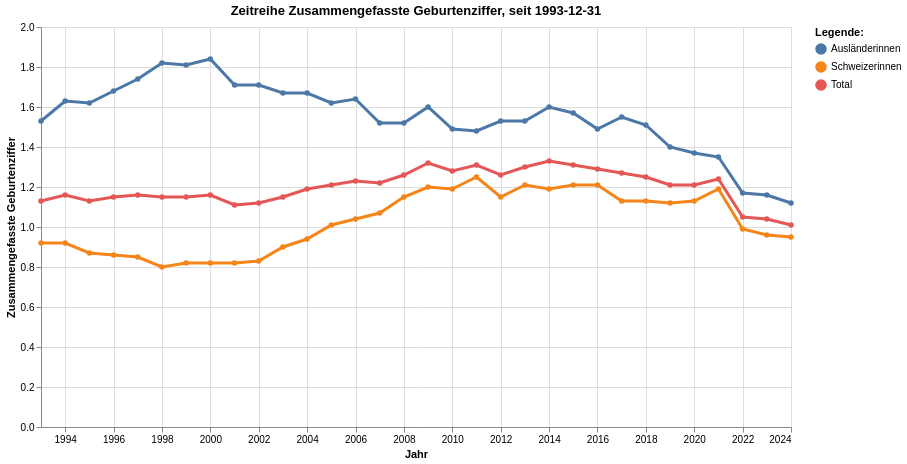

The notebook cell saved with this chart:
### Markdown cell above
#### Zeitreihe Zusammengefasste Geburtenziffer

### Code cell
grafik1 = mypy_dv.plot_altair_multiline_highlight(
    data = data2betested.reset_index()
    ,x = 'StichtagDatJahr'
    ,y = 'ZGZ_noDM'
    ,x_beschriftung = 'Jahr'
    , y_beschriftung = 'Zusammengefasste Geburtenziffer'
    ,category = "HerkunftMutterLang"
    ,category_beschriftung= 'Legende:'
    ,warning_status = "ignore" #always or ignore
    ,myTitle="Zeitreihe Zusammengefasste Geburtenziffer, seit "+data_min_date
)
grafik1

### Figure 1 — Vega-Lite specification as saved in the notebook (floating-point values rounded to 4 significant figures)
{"config": {"view": {"continuousWidth": 300, "continuousHeight": 300}}, "layer": [{"mark": {"type": "circle"}, "encoding": {"color": {"field": "HerkunftMutterLang", "legend": {"orient": "right", "title": "Legende:"}, "type": "nominal"}, "opacity": {"value": 1.3}, "tooltip": [{"field": "StichtagDatJahr", "type": "temporal"}, {"field": "HerkunftMutterLang", "type": "nominal"}, {"field": "ZGZ_noDM", "type": "quantitative"}], "x": {"axis": {"title": "Jahr"}, "field": "StichtagDatJahr", "type": "temporal"}, "y": {"axis": {"title": "Zusammengefasste Geburtenziffer"}, "field": "ZGZ_noDM", "type": "quantitative"}}, "name": "view_1", "title": "Zeitreihe Zusammengefasste Geburtenziffer, seit 1993-12-31"}, {"mark": {"type": "line"}, "encoding": {"color": {"field": "HerkunftMutterLang", "legend": {"orient": "right", "title": "Legende:"}, "type": "nominal"}, "size": {"condition": {"test": {"not": {"param": "param_1"}}, "value": 1.2}, "value": 3}, "tooltip": [{"field": "StichtagDatJahr", "type": "temporal"}, {"field": "HerkunftMutterLang", "type": "nominal"}, {"field": "ZGZ_noDM", "type": "quantitative"}], "x": {"axis": {"title": "Jahr"}, "field": "StichtagDatJahr", "type": "temporal"}, "y": {"axis": {"title": "Zusammengefasste Geburtenziffer"}, "field": "ZGZ_noDM", "type": "quantitative"}}, "title": "Zeitreihe Zusammengefasste Geburtenziffer, seit 1993-12-31"}], "data": {"name": "data-50120c60bcad3107d13b395221493380"}, "height": 400, "params": [{"name": "param_1", "select": {"type": "point", "fields": ["HerkunftMutterLang"], "nearest": true, "on": "pointerover"}, "views": ["view_1"]}], "width": 750, "$schema": "https://vega.github.io/schema/vega-lite/v5.8.0.json", "datasets": {"data-50120c60bcad3107d13b395221493380": [{"StichtagDatJahr": "1993-01-01T00:00:00", "HerkunftMutterCd": 0, "HerkunftMutterLang": "Total", "ZGZ_noDM": 1.13, "StichtagDatJahr_str": "1993-01-01", "Jahr": "1993-01-01T00:00:00", "Jahr_end": "1993-12-31T00:00:00", "Jahr_nbr": 1993}, {"StichtagDatJahr": "1993-01-01T00:00:00", "HerkunftMutterCd": 1, "HerkunftMutterLang": "Schweizerinnen", "ZGZ_noDM": 0.92, "StichtagDatJahr_str": "1993-01-01", "Jahr": "1993-01-01T00:00:00", "Jahr_end": "1993-12-31T00:00:00", "Jahr_nbr": 1993}, {"StichtagDatJahr": "1993-01-01T00:00:00", "HerkunftMutterCd": 2, "HerkunftMutterLang": "Ausländerinnen", "ZGZ_noDM": 1.53, "StichtagDatJahr_str": "1993-01-01", "Jahr": "1993-01-01T00:00:00", "Jahr_end": "1993-12-31T00:00:00", "Jahr_nbr": 1993}, {"StichtagDatJahr": "1994-01-01T00:00:00", "HerkunftMutterCd": 1, "HerkunftMutterLang": "Schweizerinnen", "ZGZ_noDM": 0.92, "StichtagDatJahr_str": "1994-01-01", "Jahr": "1994-01-01T00:00:00", "Jahr_end": "1994-12-31T00:00:00", "Jahr_nbr": 1994}, {"StichtagDatJahr": "1994-01-01T00:00:00", "HerkunftMutterCd": 2, "HerkunftMutterLang": "Ausländerinnen", "ZGZ_noDM": 1.63, "StichtagDatJahr_str": "1994-01-01", "Jahr": "1994-01-01T00:00:00", "Jahr_end": "1994-12-31T00:00:00", "Jahr_nbr": 1994}, {"StichtagDatJahr": "1994-01-01T00:00:00", "HerkunftMutterCd": 0, "HerkunftMutterLang": "Total", "ZGZ_noDM": 1.16, "StichtagDatJahr_str": "1994-01-01", "Jahr": "1994-01-01T00:00:00", "Jahr_end": "1994-12-31T00:00:00", "Jahr_nbr": 1994}, {"StichtagDatJahr": "1995-01-01T00:00:00", "HerkunftMutterCd": 0, "HerkunftMutterLang": "Total", "ZGZ_noDM": 1.13, "StichtagDatJahr_str": "1995-01-01", "Jahr": "1995-01-01T00:00:00", "Jahr_end": "1995-12-31T00:00:00", "Jahr_nbr": 1995}, {"StichtagDatJahr": "1995-01-01T00:00:00", "HerkunftMutterCd": 1, "HerkunftMutterLang": "Schweizerinnen", "ZGZ_noDM": 0.87, "StichtagDatJahr_str": "1995-01-01", "Jahr": "1995-01-01T00:00:00", "Jahr_end": "1995-12-31T00:00:00", "Jahr_nbr": 1995}, {"StichtagDatJahr": "1995-01-01T00:00:00", "HerkunftMutterCd": 2, "HerkunftMutterLang": "Ausländerinnen", "ZGZ_noDM": 1.62, "StichtagDatJahr_str": "1995-01-01", "Jahr": "1995-01-01T00:00:00", "Jahr_end": "1995-12-31T00:00:00", "Jahr_nbr": 1995}, {"StichtagDatJahr": "1996-01-01T00:00:00", "HerkunftMutterCd": 0, "HerkunftMutterLang": "Total", "ZGZ_noDM": 1.15, "StichtagDatJahr_str": "1996-01-01", "Jahr": "1996-01-01T00:00:00", "Jahr_end": "1996-12-31T00:00:00", "Jahr_nbr": 1996}, {"StichtagDatJahr": "1996-01-01T00:00:00", "HerkunftMutterCd": 1, "HerkunftMutterLang": "Schweizerinnen", "ZGZ_noDM": 0.86, "StichtagDatJahr_str": "1996-01-01", "Jahr": "1996-01-01T00:00:00", "Jahr_end": "1996-12-31T00:00:00", "Jahr_nbr": 1996}, {"StichtagDatJahr": "1996-01-01T00:00:00", "HerkunftMutterCd": 2, "HerkunftMutterLang": "Ausländerinnen", "ZGZ_noDM": 1.68, "StichtagDatJahr_str": "1996-01-01", "Jahr": "1996-01-01T00:00:00", "Jahr_end": "1996-12-31T00:00:00", "Jahr_nbr": 1996}, {"StichtagDatJahr": "1997-01-01T00:00:00", "HerkunftMutterCd": 1, "HerkunftMutterLang": "Schweizerinnen", "ZGZ_noDM": 0.85, "StichtagDatJahr_str": "1997-01-01", "Jahr": "1997-01-01T00:00:00", "Jahr_end": "1997-12-31T00:00:00", "Jahr_nbr": 1997}, {"StichtagDatJahr": "1997-01-01T00:00:00", "HerkunftMutterCd": 2, "HerkunftMutterLang": "Ausländerinnen", "ZGZ_noDM": 1.74, "StichtagDatJahr_str": "1997-01-01", "Jahr": "1997-01-01T00:00:00", "Jahr_end": "1997-12-31T00:00:00", "Jahr_nbr": 1997}, {"StichtagDatJahr": "1997-01-01T00:00:00", "HerkunftMutterCd": 0, "HerkunftMutterLang": "Total", "ZGZ_noDM": 1.16, "StichtagDatJahr_str": "1997-01-01", "Jahr": "1997-01-01T00:00:00", "Jahr_end": "1997-12-31T00:00:00", "Jahr_nbr": 1997}, {"StichtagDatJahr": "1998-01-01T00:00:00", "HerkunftMutterCd": 2, "HerkunftMutterLang": "Ausländerinnen", "ZGZ_noDM": 1.82, "StichtagDatJahr_str": "1998-01-01", "Jahr": "1998-01-01T00:00:00", "Jahr_end": "1998-12-31T00:00:00", "Jahr_nbr": 1998}, {"StichtagDatJahr": "1998-01-01T00:00:00", "HerkunftMutterCd": 0, "HerkunftMutterLang": "Total", "ZGZ_noDM": 1.15, "StichtagDatJahr_str": "1998-01-01", "Jahr": "1998-01-01T00:00:00", "Jahr_end": "1998-12-31T00:00:00", "Jahr_nbr": 1998}, {"StichtagDatJahr": "1998-01-01T00:00:00", "HerkunftMutterCd": 1, "HerkunftMutterLang": "Schweizerinnen", "ZGZ_noDM": 0.8, "StichtagDatJahr_str": "1998-01-01", "Jahr": "1998-01-01T00:00:00", "Jahr_end": "1998-12-31T00:00:00", "Jahr_nbr": 1998}, {"StichtagDatJahr": "1999-01-01T00:00:00", "HerkunftMutterCd": 0, "HerkunftMutterLang": "Total", "ZGZ_noDM": 1.15, "StichtagDatJahr_str": "1999-01-01", "Jahr": "1999-01-01T00:00:00", "Jahr_end": "1999-12-31T00:00:00", "Jahr_nbr": 1999}, {"StichtagDatJahr": "1999-01-01T00:00:00", "HerkunftMutterCd": 1, "HerkunftMutterLang": "Schweizerinnen", "ZGZ_noDM": 0.82, "StichtagDatJahr_str": "1999-01-01", "Jahr": "1999-01-01T00:00:00", "Jahr_end": "1999-12-31T00:00:00", "Jahr_nbr": 1999}, {"StichtagDatJahr": "1999-01-01T00:00:00", "HerkunftMutterCd": 2, "HerkunftMutterLang": "Ausländerinnen", "ZGZ_noDM": 1.81, "StichtagDatJahr_str": "1999-01-01", "Jahr": "1999-01-01T00:00:00", "Jahr_end": "1999-12-31T00:00:00", "Jahr_nbr": 1999}, {"StichtagDatJahr": "2000-01-01T00:00:00", "HerkunftMutterCd": 0, "HerkunftMutterLang": "Total", "ZGZ_noDM": 1.16, "StichtagDatJahr_str": "2000-01-01", "Jahr": "2000-01-01T00:00:00", "Jahr_end": "2000-12-31T00:00:00", "Jahr_nbr": 2000}, {"StichtagDatJahr": "2000-01-01T00:00:00", "HerkunftMutterCd": 1, "HerkunftMutterLang": "Schweizerinnen", "ZGZ_noDM": 0.82, "StichtagDatJahr_str": "2000-01-01", "Jahr": "2000-01-01T00:00:00", "Jahr_end": "2000-12-31T00:00:00", "Jahr_nbr": 2000}, {"StichtagDatJahr": "2000-01-01T00:00:00", "HerkunftMutterCd": 2, "HerkunftMutterLang": "Ausländerinnen", "ZGZ_noDM": 1.84, "StichtagDatJahr_str": "2000-01-01", "Jahr": "2000-01-01T00:00:00", "Jahr_end": "2000-12-31T00:00:00", "Jahr_nbr": 2000}, {"StichtagDatJahr": "2001-01-01T00:00:00", "HerkunftMutterCd": 0, "HerkunftMutterLang": "Total", "ZGZ_noDM": 1.11, "StichtagDatJahr_str": "2001-01-01", "Jahr": "2001-01-01T00:00:00", "Jahr_end": "2001-12-31T00:00:00", "Jahr_nbr": 2001}, {"StichtagDatJahr": "2001-01-01T00:00:00", "HerkunftMutterCd": 1, "HerkunftMutterLang": "Schweizerinnen", "ZGZ_noDM": 0.82, "StichtagDatJahr_str": "2001-01-01", "Jahr": "2001-01-01T00:00:00", "Jahr_end": "2001-12-31T00:00:00", "Jahr_nbr": 2001}, {"StichtagDatJahr": "2001-01-01T00:00:00", "HerkunftMutterCd": 2, "HerkunftMutterLang": "Ausländerinnen", "ZGZ_noDM": 1.71, "StichtagDatJahr_str": "2001-01-01", "Jahr": "2001-01-01T00:00:00", "Jahr_end": "2001-12-31T00:00:00", "Jahr_nbr": 2001}, {"StichtagDatJahr": "2002-01-01T00:00:00", "HerkunftMutterCd": 1, "HerkunftMutterLang": "Schweizerinnen", "ZGZ_noDM": 0.83, "StichtagDatJahr_str": "2002-01-01", "Jahr": "2002-01-01T00:00:00", "Jahr_end": "2002-12-31T00:00:00", "Jahr_nbr": 2002}, {"StichtagDatJahr": "2002-01-01T00:00:00", "HerkunftMutterCd": 2, "HerkunftMutterLang": "Ausländerinnen", "ZGZ_noDM": 1.71, "StichtagDatJahr_str": "2002-01-01", "Jahr": "2002-01-01T00:00:00", "Jahr_end": "2002-12-31T00:00:00", "Jahr_nbr": 2002}, {"StichtagDatJahr": "2002-01-01T00:00:00", "HerkunftMutterCd": 0, "HerkunftMutterLang": "Total", "ZGZ_noDM": 1.12, "StichtagDatJahr_str": "2002-01-01", "Jahr": "2002-01-01T00:00:00", "Jahr_end": "2002-12-31T00:00:00", "Jahr_nbr": 2002}, {"StichtagDatJahr": "2003-01-01T00:00:00", "HerkunftMutterCd": 0, "HerkunftMutterLang": "Total", "ZGZ_noDM": 1.15, "StichtagDatJahr_str": "2003-01-01", "Jahr": "2003-01-01T00:00:00", "Jahr_end": "2003-12-31T00:00:00", "Jahr_nbr": 2003}, {"StichtagDatJahr": "2003-01-01T00:00:00", "HerkunftMutterCd": 1, "HerkunftMutterLang": "Schweizerinnen", "ZGZ_noDM": 0.9, "StichtagDatJahr_str": "2003-01-01", "Jahr": "2003-01-01T00:00:00", "Jahr_end": "2003-12-31T00:00:00", "Jahr_nbr": 2003}, {"StichtagDatJahr": "2003-01-01T00:00:00", "HerkunftMutterCd": 2, "HerkunftMutterLang": "Ausländerinnen", "ZGZ_noDM": 1.67, "StichtagDatJahr_str": "2003-01-01", "Jahr": "2003-01-01T00:00:00", "Jahr_end": "2003-12-31T00:00:00", "Jahr_nbr": 2003}, {"StichtagDatJahr": "2004-01-01T00:00:00", "HerkunftMutterCd": 0, "HerkunftMutterLang": "Total", "ZGZ_noDM": 1.19, "StichtagDatJahr_str": "2004-01-01", "Jahr": "2004-01-01T00:00:00", "Jahr_end": "2004-12-31T00:00:00", "Jahr_nbr": 2004}, {"StichtagDatJahr": "2004-01-01T00:00:00", "HerkunftMutterCd": 1, "HerkunftMutterLang": "Schweizerinnen", "ZGZ_noDM": 0.94, "StichtagDatJahr_str": "2004-01-01", "Jahr": "2004-01-01T00:00:00", "Jahr_end": "2004-12-31T00:00:00", "Jahr_nbr": 2004}, {"StichtagDatJahr": "2004-01-01T00:00:00", "HerkunftMutterCd": 2, "HerkunftMutterLang": "Ausländerinnen", "ZGZ_noDM": 1.67, "StichtagDatJahr_str": "2004-01-01", "Jahr": "2004-01-01T00:00:00", "Jahr_end": "2004-12-31T00:00:00", "Jahr_nbr": 2004}, {"StichtagDatJahr": "2005-01-01T00:00:00", "HerkunftMutterCd": 0, "HerkunftMutterLang": "Total", "ZGZ_noDM": 1.21, "StichtagDatJahr_str": "2005-01-01", "Jahr": "2005-01-01T00:00:00", "Jahr_end": "2005-12-31T00:00:00", "Jahr_nbr": 2005}, {"StichtagDatJahr": "2005-01-01T00:00:00", "HerkunftMutterCd": 1, "HerkunftMutterLang": "Schweizerinnen", "ZGZ_noDM": 1.01, "StichtagDatJahr_str": "2005-01-01", "Jahr": "2005-01-01T00:00:00", "Jahr_end": "2005-12-31T00:00:00", "Jahr_nbr": 2005}, {"StichtagDatJahr": "2005-01-01T00:00:00", "HerkunftMutterCd": 2, "HerkunftMutterLang": "Ausländerinnen", "ZGZ_noDM": 1.62, "StichtagDatJahr_str": "2005-01-01", "Jahr": "2005-01-01T00:00:00", "Jahr_end": "2005-12-31T00:00:00", "Jahr_nbr": 2005}, {"StichtagDatJahr": "2006-01-01T00:00:00", "HerkunftMutterCd": 2, "HerkunftMutterLang": "Ausländerinnen", "ZGZ_noDM": 1.64, "StichtagDatJahr_str": "2006-01-01", "Jahr": "2006-01-01T00:00:00", "Jahr_end": "2006-12-31T00:00:00", "Jahr_nbr": 2006}, {"StichtagDatJahr": "2006-01-01T00:00:00", "HerkunftMutterCd": 0, "HerkunftMutterLang": "Total", "ZGZ_noDM": 1.23, "StichtagDatJahr_str": "2006-01-01", "Jahr": "2006-01-01T00:00:00", "Jahr_end": "2006-12-31T00:00:00", "Jahr_nbr": 2006}, {"StichtagDatJahr": "2006-01-01T00:00:00", "HerkunftMutterCd": 1, "HerkunftMutterLang": "Schweizerinnen", "ZGZ_noDM": 1.04, "StichtagDatJahr_str": "2006-01-01", "Jahr": "2006-01-01T00:00:00", "Jahr_end": "2006-12-31T00:00:00", "Jahr_nbr": 2006}, {"StichtagDatJahr": "2007-01-01T00:00:00", "HerkunftMutterCd": 0, "HerkunftMutterLang": "Total", "ZGZ_noDM": 1.22, "StichtagDatJahr_str": "2007-01-01", "Jahr": "2007-01-01T00:00:00", "Jahr_end": "2007-12-31T00:00:00", "Jahr_nbr": 2007}, {"StichtagDatJahr": "2007-01-01T00:00:00", "HerkunftMutterCd": 1, "HerkunftMutterLang": "Schweizerinnen", "ZGZ_noDM": 1.07, "StichtagDatJahr_str": "2007-01-01", "Jahr": "2007-01-01T00:00:00", "Jahr_end": "2007-12-31T00:00:00", "Jahr_nbr": 2007}, {"StichtagDatJahr": "2007-01-01T00:00:00", "HerkunftMutterCd": 2, "HerkunftMutterLang": "Ausländerinnen", "ZGZ_noDM": 1.52, "StichtagDatJahr_str": "2007-01-01", "Jahr": "2007-01-01T00:00:00", "Jahr_end": "2007-12-31T00:00:00", "Jahr_nbr": 2007}, {"StichtagDatJahr": "2008-01-01T00:00:00", "HerkunftMutterCd": 0, "HerkunftMutterLang": "Total", "ZGZ_noDM": 1.26, "StichtagDatJahr_str": "2008-01-01", "Jahr": "2008-01-01T00:00:00", "Jahr_end": "2008-12-31T00:00:00", "Jahr_nbr": 2008}, {"StichtagDatJahr": "2008-01-01T00:00:00", "HerkunftMutterCd": 1, "HerkunftMutterLang": "Schweizerinnen", "ZGZ_noDM": 1.15, "StichtagDatJahr_str": "2008-01-01", "Jahr": "2008-01-01T00:00:00", "Jahr_end": "2008-12-31T00:00:00", "Jahr_nbr": 2008}, {"StichtagDatJahr": "2008-01-01T00:00:00", "HerkunftMutterCd": 2, "HerkunftMutterLang": "Ausländerinnen", "ZGZ_noDM": 1.52, "StichtagDatJahr_str": "2008-01-01", "Jahr": "2008-01-01T00:00:00", "Jahr_end": "2008-12-31T00:00:00", "Jahr_nbr": 2008}, {"StichtagDatJahr": "2009-01-01T00:00:00", "HerkunftMutterCd": 0, "HerkunftMutterLang": "Total", "ZGZ_noDM": 1.32, "StichtagDatJahr_str": "2009-01-01", "Jahr": "2009-01-01T00:00:00", "Jahr_end": "2009-12-31T00:00:00", "Jahr_nbr": 2009}, {"StichtagDatJahr": "2009-01-01T00:00:00", "HerkunftMutterCd": 1, "HerkunftMutterLang": "Schweizerinnen", "ZGZ_noDM": 1.2, "StichtagDatJahr_str": "2009-01-01", "Jahr": "2009-01-01T00:00:00", "Jahr_end": "2009-12-31T00:00:00", "Jahr_nbr": 2009}, {"StichtagDatJahr": "2009-01-01T00:00:00", "HerkunftMutterCd": 2, "HerkunftMutterLang": "Ausländerinnen", "ZGZ_noDM": 1.6, "StichtagDatJahr_str": "2009-01-01", "Jahr": "2009-01-01T00:00:00", "Jahr_end": "2009-12-31T00:00:00", "Jahr_nbr": 2009}, {"StichtagDatJahr": "2010-01-01T00:00:00", "HerkunftMutterCd": 2, "HerkunftMutterLang": "Ausländerinnen", "ZGZ_noDM": 1.49, "StichtagDatJahr_str": "2010-01-01", "Jahr": "2010-01-01T00:00:00", "Jahr_end": "2010-12-31T00:00:00", "Jahr_nbr": 2010}, {"StichtagDatJahr": "2010-01-01T00:00:00", "HerkunftMutterCd": 0, "HerkunftMutterLang": "Total", "ZGZ_noDM": 1.28, "StichtagDatJahr_str": "2010-01-01", "Jahr": "2010-01-01T00:00:00", "Jahr_end": "2010-12-31T00:00:00", "Jahr_nbr": 2010}, {"StichtagDatJahr": "2010-01-01T00:00:00", "HerkunftMutterCd": 1, "HerkunftMutterLang": "Schweizerinnen", "ZGZ_noDM": 1.19, "StichtagDatJahr_str": "2010-01-01", "Jahr": "2010-01-01T00:00:00", "Jahr_end": "2010-12-31T00:00:00", "Jahr_nbr": 2010}, {"StichtagDatJahr": "2011-01-01T00:00:00", "HerkunftMutterCd": 0, "HerkunftMutterLang": "Total", "ZGZ_noDM": 1.31, "StichtagDatJahr_str": "2011-01-01", "Jahr": "2011-01-01T00:00:00", "Jahr_end": "2011-12-31T00:00:00", "Jahr_nbr": 2011}, {"StichtagDatJahr": "2011-01-01T00:00:00", "HerkunftMutterCd": 1, "HerkunftMutterLang": "Schweizerinnen", "ZGZ_noDM": 1.25, "StichtagDatJahr_str": "2011-01-01", "Jahr": "2011-01-01T00:00:00", "Jahr_end": "2011-12-31T00:00:00", "Jahr_nbr": 2011}, {"StichtagDatJahr": "2011-01-01T00:00:00", "HerkunftMutterCd": 2, "HerkunftMutterLang": "Ausländerinnen", "ZGZ_noDM": 1.48, "StichtagDatJahr_str": "2011-01-01", "Jahr": "2011-01-01T00:00:00", "Jahr_end": "2011-12-31T00:00:00", "Jahr_nbr": 2011}, {"StichtagDatJahr": "2012-01-01T00:00:00", "HerkunftMutterCd": 0, "HerkunftMutterLang": "Total", "ZGZ_noDM": 1.26, "StichtagDatJahr_str": "2012-01-01", "Jahr": "2012-01-01T00:00:00", "Jahr_end": "2012-12-31T00:00:00", "Jahr_nbr": 2012}, {"StichtagDatJahr": "2012-01-01T00:00:00", "HerkunftMutterCd": 1, "HerkunftMutterLang": "Schweizerinnen", "ZGZ_noDM": 1.15, "StichtagDatJahr_str": "2012-01-01", "Jahr": "2012-01-01T00:00:00", "Jahr_end": "2012-12-31T00:00:00", "Jahr_nbr": 2012}, {"StichtagDatJahr": "2012-01-01T00:00:00", "HerkunftMutterCd": 2, "HerkunftMutterLang": "Ausländerinnen", "ZGZ_noDM": 1.53, "StichtagDatJahr_str": "2012-01-01", "Jahr": "2012-01-01T00:00:00", "Jahr_end": "2012-12-31T00:00:00", "Jahr_nbr": 2012}, {"StichtagDatJahr": "2013-01-01T00:00:00", "HerkunftMutterCd": 1, "HerkunftMutterLang": "Schweizerinnen", "ZGZ_noDM": 1.21, "StichtagDatJahr_str": "2013-01-01", "Jahr": "2013-01-01T00:00:00", "Jahr_end": "2013-12-31T00:00:00", "Jahr_nbr": 2013}, {"StichtagDatJahr": "2013-01-01T00:00:00", "HerkunftMutterCd": 2, "HerkunftMutterLang": "Ausländerinnen", "ZGZ_noDM": 1.53, "StichtagDatJahr_str": "2013-01-01", "Jahr": "2013-01-01T00:00:00", "Jahr_end": "2013-12-31T00:00:00", "Jahr_nbr": 2013}, {"StichtagDatJahr": "2013-01-01T00:00:00", "HerkunftMutterCd": 0, "HerkunftMutterLang": "Total", "ZGZ_noDM": 1.3, "StichtagDatJahr_str": "2013-01-01", "Jahr": "2013-01-01T00:00:00", "Jahr_end": "2013-12-31T00:00:00", "Jahr_nbr": 2013}, {"StichtagDatJahr": "2014-01-01T00:00:00", "HerkunftMutterCd": 0, "HerkunftMutterLang": "Total", "ZGZ_noDM": 1.33, "StichtagDatJahr_str": "2014-01-01", "Jahr": "2014-01-01T00:00:00", "Jahr_end": "2014-12-31T00:00:00", "Jahr_nbr": 2014}, {"StichtagDatJahr": "2014-01-01T00:00:00", "HerkunftMutterCd": 1, "HerkunftMutterLang": "Schweizerinnen", "ZGZ_noDM": 1.19, "StichtagDatJahr_str": "2014-01-01", "Jahr": "2014-01-01T00:00:00", "Jahr_end": "2014-12-31T00:00:00", "Jahr_nbr": 2014}, {"StichtagDatJahr": "2014-01-01T00:00:00", "HerkunftMutterCd": 2, "HerkunftMutterLang": "Ausländerinnen", "ZGZ_noDM": 1.6, "StichtagDatJahr_str": "2014-01-01", "Jahr": "2014-01-01T00:00:00", "Jahr_end": "2014-12-31T00:00:00", "Jahr_nbr": 2014}, {"StichtagDatJahr": "2015-01-01T00:00:00", "HerkunftMutterCd": 0, "HerkunftMutterLang": "Total", "ZGZ_noDM": 1.31, "StichtagDatJahr_str": "2015-01-01", "Jahr": "2015-01-01T00:00:00", "Jahr_end": "2015-12-31T00:00:00", "Jahr_nbr": 2015}, {"StichtagDatJahr": "2015-01-01T00:00:00", "HerkunftMutterCd": 1, "HerkunftMutterLang": "Schweizerinnen", "ZGZ_noDM": 1.21, "StichtagDatJahr_str": "2015-01-01", "Jahr": "2015-01-01T00:00:00", "Jahr_end": "2015-12-31T00:00:00", "Jahr_nbr": 2015}, {"StichtagDatJahr": "2015-01-01T00:00:00", "HerkunftMutterCd": 2, "HerkunftMutterLang": "Ausländerinnen", "ZGZ_noDM": 1.57, "StichtagDatJahr_str": "2015-01-01", "Jahr": "2015-01-01T00:00:00", "Jahr_end": "2015-12-31T00:00:00", "Jahr_nbr": 2015}, {"StichtagDatJahr": "2016-01-01T00:00:00", "HerkunftMutterCd": 0, "HerkunftMutterLang": "Total", "ZGZ_noDM": 1.29, "StichtagDatJahr_str": "2016-01-01", "Jahr": "2016-01-01T00:00:00", "Jahr_end": "2016-12-31T00:00:00", "Jahr_nbr": 2016}, {"StichtagDatJahr": "2016-01-01T00:00:00", "HerkunftMutterCd": 1, "HerkunftMutterLang": "Schweizerinnen", "ZGZ_noDM": 1.21, "StichtagDatJahr_str": "2016-01-01", "Jahr": "2016-01-01T00:00:00", "Jahr_end": "2016-12-31T00:00:00", "Jahr_nbr": 2016}, {"StichtagDatJahr": "2016-01-01T00:00:00", "HerkunftMutterCd": 2, "HerkunftMutterLang": "Ausländerinnen", "ZGZ_noDM": 1.49, "StichtagDatJahr_str": "2016-01-01", "Jahr": "2016-01-01T00:00:00", "Jahr_end": "2016-12-31T00:00:00", "Jahr_nbr": 2016}, {"StichtagDatJahr": "2017-01-01T00:00:00", "HerkunftMutterCd": 0, "HerkunftMutterLang": "Total", "ZGZ_noDM": 1.27, "StichtagDatJahr_str": "2017-01-01", "Jahr": "2017-01-01T00:00:00", "Jahr_end": "2017-12-31T00:00:00", "Jahr_nbr": 2017}, {"StichtagDatJahr": "2017-01-01T00:00:00", "HerkunftMutterCd": 1, "HerkunftMutterLang": "Schweizerinnen", "ZGZ_noDM": 1.13, "StichtagDatJahr_str": "2017-01-01", "Jahr": "2017-01-01T00:00:00", "Jahr_end": "2017-12-31T00:00:00", "Jahr_nbr": 2017}, {"StichtagDatJahr": "2017-01-01T00:00:00", "HerkunftMutterCd": 2, "HerkunftMutterLang": "Ausländerinnen", "ZGZ_noDM": 1.55, "StichtagDatJahr_str": "2017-01-01", "Jahr": "2017-01-01T00:00:00", "Jahr_end": "2017-12-31T00:00:00", "Jahr_nbr": 2017}, {"StichtagDatJahr": "2018-01-01T00:00:00", "HerkunftMutterCd": 0, "HerkunftMutterLang": "Total", "ZGZ_noDM": 1.25, "StichtagDatJahr_str": "2018-01-01", "Jahr": "2018-01-01T00:00:00", "Jahr_end": "2018-12-31T00:00:00", "Jahr_nbr": 2018}, {"StichtagDatJahr": "2018-01-01T00:00:00", "HerkunftMutterCd": 1, "HerkunftMutterLang": "Schweizerinnen", "ZGZ_noDM": 1.13, "StichtagDatJahr_str": "2018-01-01", "Jahr": "2018-01-01T00:00:00", "Jahr_end": "2018-12-31T00:00:00", "Jahr_nbr": 2018}, {"StichtagDatJahr": "2018-01-01T00:00:00", "HerkunftMutterCd": 2, "HerkunftMutterLang": "Ausländerinnen", "ZGZ_noDM": 1.51, "StichtagDatJahr_str": "2018-01-01", "Jahr": "2018-01-01T00:00:00", "Jahr_end": "2018-12-31T00:00:00", "Jahr_nbr": 2018}, {"StichtagDatJahr": "2019-01-01T00:00:00", "HerkunftMutterCd": 0, "HerkunftMutterLang": "Total", "ZGZ_noDM": 1.21, "StichtagDatJahr_str": "2019-01-01", "Jahr": "2019-01-01T00:00:00", "Jahr_end": "2019-12-31T00:00:00", "Jahr_nbr": 2019}, {"StichtagDatJahr": "2019-01-01T00:00:00", "HerkunftMutterCd": 1, "HerkunftMutterLang": "Schweizerinnen", "ZGZ_noDM": 1.12, "StichtagDatJahr_str": "2019-01-01", "Jahr": "2019-01-01T00:00:00", "Jahr_end": "2019-12-31T00:00:00", "Jahr_nbr": 2019}, {"StichtagDatJahr": "2019-01-01T00:00:00", "HerkunftMutterCd": 2, "HerkunftMutterLang": "Ausländerinnen", "ZGZ_noDM": 1.4, "StichtagDatJahr_str": "2019-01-01", "Jahr": "2019-01-01T00:00:00", "Jahr_end": "2019-12-31T00:00:00", "Jahr_nbr": 2019}, {"StichtagDatJahr": "2020-01-01T00:00:00", "HerkunftMutterCd": 0, "HerkunftMutterLang": "Total", "ZGZ_noDM": 1.21, "StichtagDatJahr_str": "2020-01-01", "Jahr": "2020-01-01T00:00:00", "Jahr_end": "2020-12-31T00:00:00", "Jahr_nbr": 2020}, {"StichtagDatJahr": "2020-01-01T00:00:00", "HerkunftMutterCd": 1, "HerkunftMutterLang": "Schweizerinnen", "ZGZ_noDM": 1.13, "StichtagDatJahr_str": "2020-01-01", "Jahr": "2020-01-01T00:00:00", "Jahr_end": "2020-12-31T00:00:00", "Jahr_nbr": 2020}, {"StichtagDatJahr": "2020-01-01T00:00:00", "HerkunftMutterCd": 2, "HerkunftMutterLang": "Ausländerinnen", "ZGZ_noDM": 1.37, "StichtagDatJahr_str": "2020-01-01", "Jahr": "2020-01-01T00:00:00", "Jahr_end": "2020-12-31T00:00:00", "Jahr_nbr": 2020}, {"StichtagDatJahr": "2021-01-01T00:00:00", "HerkunftMutterCd": 0, "HerkunftMutterLang": "Total", "ZGZ_noDM": 1.24, "StichtagDatJahr_str": "2021-01-01", "Jahr": "2021-01-01T00:00:00", "Jahr_end": "2021-12-31T00:00:00", "Jahr_nbr": 2021}, {"StichtagDatJahr": "2021-01-01T00:00:00", "HerkunftMutterCd": 1, "HerkunftMutterLang": "Schweizerinnen", "ZGZ_noDM": 1.19, "StichtagDatJahr_str": "2021-01-01", "Jahr": "2021-01-01T00:00:00", "Jahr_end": "2021-12-31T00:00:00", "Jahr_nbr": 2021}, {"StichtagDatJahr": "2021-01-01T00:00:00", "HerkunftMutterCd": 2, "HerkunftMutterLang": "Ausländerinnen", "ZGZ_noDM": 1.35, "StichtagDatJahr_str": "2021-01-01", "Jahr": "2021-01-01T00:00:00", "Jahr_end": "2021-12-31T00:00:00", "Jahr_nbr": 2021}, {"StichtagDatJahr": "2022-01-01T00:00:00", "HerkunftMutterCd": 0, "HerkunftMutterLang": "Total", "ZGZ_noDM": 1.05, "StichtagDatJahr_str": "2022-01-01", "Jahr": "2022-01-01T00:00:00", "Jahr_end": "2022-12-31T00:00:00", "Jahr_nbr": 2022}, {"StichtagDatJahr": "2022-01-01T00:00:00", "HerkunftMutterCd": 1, "HerkunftMutterLang": "Schweizerinnen", "ZGZ_noDM": 0.99, "StichtagDatJahr_str": "2022-01-01", "Jahr": "2022-01-01T00:00:00", "Jahr_end": "2022-12-31T00:00:00", "Jahr_nbr": 2022}, {"StichtagDatJahr": "2022-01-01T00:00:00", "HerkunftMutterCd": 2, "HerkunftMutterLang": "Ausländerinnen", "ZGZ_noDM": 1.17, "StichtagDatJahr_str": "2022-01-01", "Jahr": "2022-01-01T00:00:00", "Jahr_end": "2022-12-31T00:00:00", "Jahr_nbr": 2022}, {"StichtagDatJahr": "2023-01-01T00:00:00", "HerkunftMutterCd": 0, "HerkunftMutterLang": "Total", "ZGZ_noDM": 1.04, "StichtagDatJahr_str": "2023-01-01", "Jahr": "2023-01-01T00:00:00", "Jahr_end": "2023-12-31T00:00:00", "Jahr_nbr": 2023}, {"StichtagDatJahr": "2023-01-01T00:00:00", "HerkunftMutterCd": 1, "HerkunftMutterLang": "Schweizerinnen", "ZGZ_noDM": 0.96, "StichtagDatJahr_str": "2023-01-01", "Jahr": "2023-01-01T00:00:00", "Jahr_end": "2023-12-31T00:00:00", "Jahr_nbr": 2023}, {"StichtagDatJahr": "2023-01-01T00:00:00", "HerkunftMutterCd": 2, "HerkunftMutterLang": "Ausländerinnen", "ZGZ_noDM": 1.16, "StichtagDatJahr_str": "2023-01-01", "Jahr": "2023-01-01T00:00:00", "Jahr_end": "2023-12-31T00:00:00", "Jahr_nbr": 2023}, {"StichtagDatJahr": "2024-01-01T00:00:00", "HerkunftMutterCd": 0, "HerkunftMutterLang": "Total", "ZGZ_noDM": 1.01, "StichtagDatJahr_str": "2024-01-01", "Jahr": "2024-01-01T00:00:00", "Jahr_end": "2024-12-31T00:00:00", "Jahr_nbr": 2024}, {"StichtagDatJahr": "2024-01-01T00:00:00", "HerkunftMutterCd": 1, "HerkunftMutterLang": "Schweizerinnen", "ZGZ_noDM": 0.95, "StichtagDatJahr_str": "2024-01-01", "Jahr": "2024-01-01T00:00:00", "Jahr_end": "2024-12-31T00:00:00", "Jahr_nbr": 2024}, {"StichtagDatJahr": "2024-01-01T00:00:00", "HerkunftMutterCd": 2, "HerkunftMutterLang": "Ausländerinnen", "ZGZ_noDM": 1.12, "StichtagDatJahr_str": "2024-01-01", "Jahr": "2024-01-01T00:00:00", "Jahr_end": "2024-12-31T00:00:00", "Jahr_nbr": 2024}]}}
